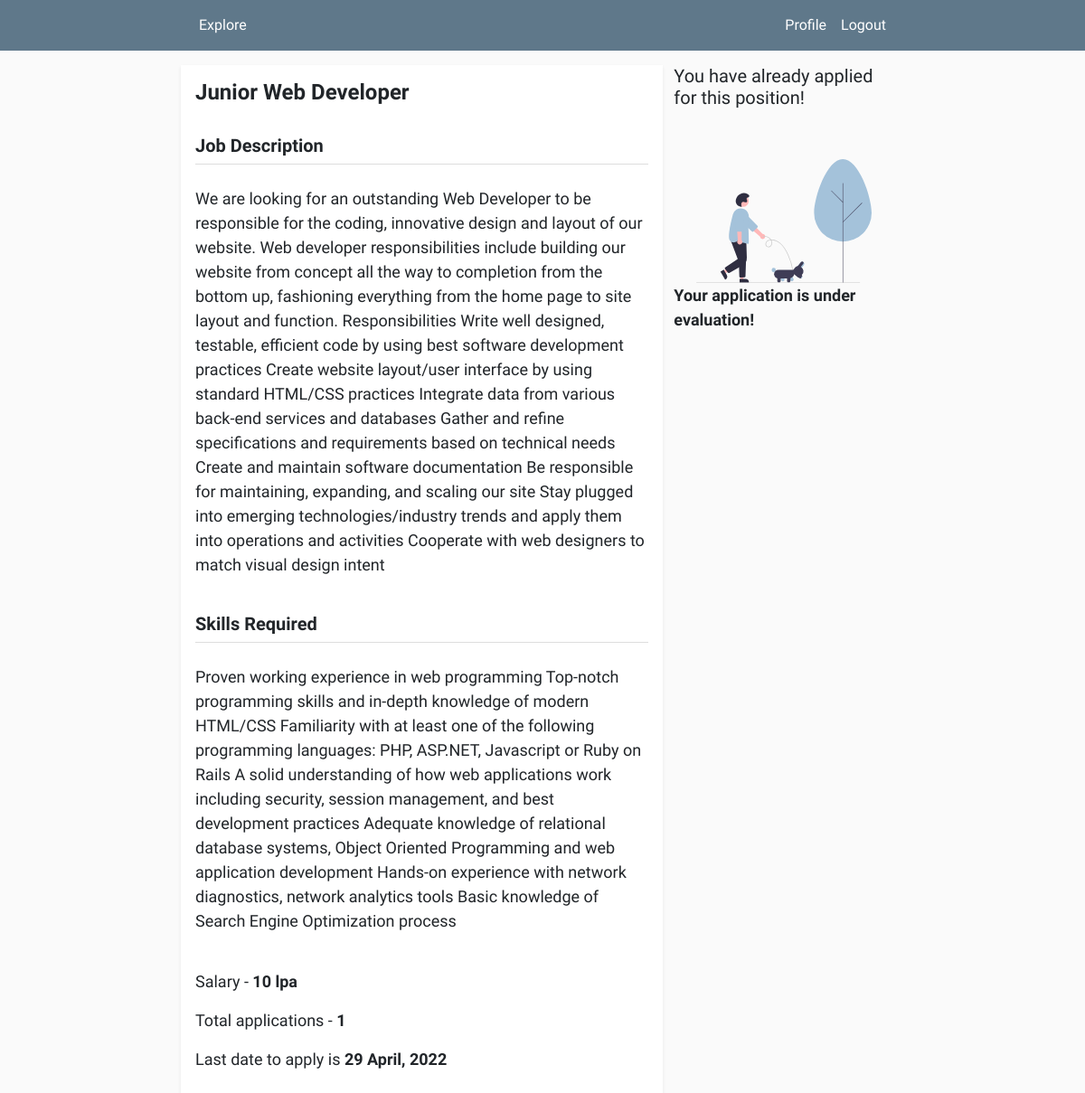
The app's page /position/1 (signed in) with its own data.
### app.py (models this page shows, shortened)
class Job(db.Model):
	id = db.Column(db.Integer, primary_key = True)
	role = db.Column(db.String(60), nullable = False)
	job_desc = db.Column(db.Text, nullable = False)
	skills_required = db.Column(db.Text, nullable = False)
	work_location = db.Column(db.String(60), nullable = False)
	salary = db.Column(db.String(30), nullable = False)
	deadline = db.Column(db.DateTime, nullable = False)
	posted_on = db.Column(db.DateTime, nullable = False, default = datetime.datetime.now())

### app.py (the view)
@app.route('/position/<int:job_id>')
def position(job_id):
	job = Job.query.get(job_id)
	num_applicants = len(job.applicants)
	if current_user.is_authenticated and job in current_user.applied_at:
		status = db.session.query(user_job).filter_by(user_id = current_user.id, job_id = job_id).first().status
	else:
		status = None
	return render_template('job-details.html', title = job.role, job = job, num_applicants = num_applicants, status = status)

### app.py (called while the page is built)
@login_manager.user_loader
def load_user(user_id):
	return User.query.get(int(user_id))

### templates/job-details.html (shortened to what this page needs)
{% extends 'layout.html' %}
{% block content %}
<div class="container col-md-8 mt-3">
	<div class="row">
		<div class="col-md-8 p-3 bg-white shadow-sm">
			<h4><b>{{ job.role }}</b></h4>
			<br/>
			<h5><b>Job Description</b></h5>
			<div class="divider"></div>
			<p class="f-18">
				{{ job.job_desc }}
			</p>
			<br/>
			<h5><b>Skills Required</b></h5>
			<div class="divider"></div>
			<p class="f-18">
				{{ job.skills_required }}
			</p>
			<br/>
			<p class="f-18">Salary - <b>{{ job.salary }}</b></p>
			<p class="f-18">Total applications - <b>{{ num_applicants }}</b></p>
			<p class="f-18">Last date to apply is <b> {{ job.deadline.strftime("%d %B, %Y") }}</b></p>
		</div>
		<div class="col-md-4">
			{% if current_user.is_admin == True %}
			<a href="{{ url_for('applicants', job_id = job.id) }}" class="btn button-style">View Applicants</a>
			{% else %}
				{% if current_user not in job.applicants %}
					<button class="btn button-style" data-bs-toggle="modal" data-bs-target="#applyModal">
						Apply Now
					</button>
				{% else %}
					<h5>You have already applied for this position!</h5>
					<br/>
					<br/>
					<div class="status">
						{% if status == 'Shortlisted' %}
							<img src="{{ url_for('static', filename='images/success.svg') }}" width="80%">
							<p class="f-18"><b>Congratulations!! You are shortlisted for this position.</b></p>
						{% else %}
							<img src="{{ url_for('static', filename='images/pending.svg') }}" width="80%">
							<p class="f-18"><b>Your application is under evaluation!</b></p>
						{% endif %}
					</div>
				{% endif %}
			{% endif %}
		</div>
	</div>
</div>
{% endblock content %}

### static/main.css (style rules this page uses)
body { background-color: #fafafa; font-family: 'Source Sans Pro', sans-serif; }
.divider { height: 1px; background-color: #dddddd; margin-bottom: 3vh; }
.f-18 { font-size: 18px; }
.status, .image, .empty, .applicant-profile-pic { display: flex; flex-direction: column; justify-content: center; align-items: center; }

### records on screen
Job: role "Junior Web Developer", job_desc "We are looking for an outstanding Web Developer to be responsible for the coding, innovative design and layout of our website. Web developer responsibilities include building our website from concept all the way to completion from the bottom up, fashioning everything from the home page to site layout and function. Responsibilities Write well designed, testable, efficient code by using best software development practices Create website layout/user interface by using standard HTML/CSS practices Integrate data from various back-end services and databases Gather and refine specifications and requirements based on technical needs Create and maintain software documentation Be responsible for…", skills_required "Proven working experience in web programming Top-notch programming skills and in-depth knowledge of modern HTML/CSS Familiarity with at least one of the following programming languages: PHP, ASP.NET, Javascript or Ruby on Rails A solid understanding of how web applications work including security, session management, and best development practices Adequate knowledge of relational database systems, Object Oriented Programming and web application development Hands-on experience with network diagnostics, network analytics tools Basic knowledge of Search Engine Optimization process", salary "10 lpa", deadline "29 April, 2022"

### other values on screen
{{ num_applicants }} "1"
